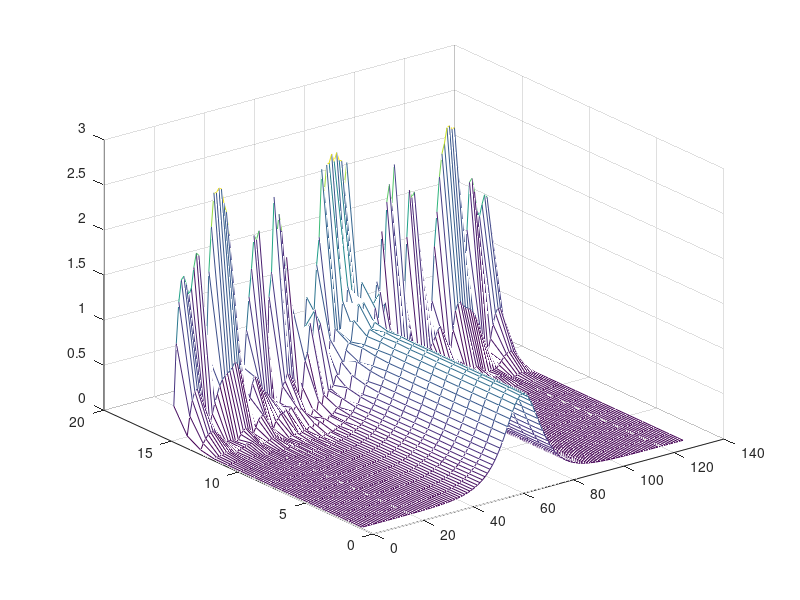

Recreate this plot in MATLAB.
f = @(x) sech(x); fp = @(x) sec(x)*tan(x); g = @(x) (abs(x).^2).*x; L = 20; N = 2^7; 
h = L/N; k = 1d-4; err = 0; tol = 1d-5; nt = 1/k; U = zeros(1,N+1); levelcap = 15;
d = -2*ones(1,N+1); a = ones(1,N);
A = diag(d) + diag(a,-1) + diag(a,1);
A(N+1,1) = 1; A(1,N+1) = 1;
M = [];

for i = 0:N
    p = -L/2 + i*h;
    U(1,i+1) = f(p);
end
lvl=1;
while err < tol
    prev = U(lvl,:)';
    if lvl >= levelcap; break; end
        for j = 1:nt
            prev = prev + 1j*((k/(h^2))*A*prev + (2*k)*g(prev));
        end
        
        lvl = lvl+1;
        U(lvl,:) = prev';
end

mesh(abs(U));

